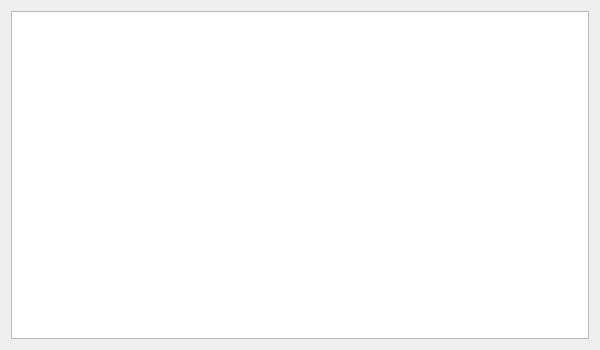
<?xml version="1.0" encoding="UTF-8"?>
<ui version="4.0">
 <class>Form</class>
 <widget class="QWidget" name="Form">
  <property name="geometry">
   <rect>
    <x>0</x>
    <y>0</y>
    <width>600</width>
    <height>350</height>
   </rect>
  </property>
  <property name="windowTitle">
   <string>Form</string>
  </property>
  <layout class="QVBoxLayout" name="topLayout">
   <item>
    <widget class="QTableView" name="tableView">
     <property name="tabKeyNavigation">
      <bool>false</bool>
     </property>
     <property name="selectionMode">
      <enum>QAbstractItemView::SingleSelection</enum>
     </property>
     <property name="selectionBehavior">
      <enum>QAbstractItemView::SelectRows</enum>
     </property>
     <property name="sortingEnabled">
      <bool>true</bool>
     </property>
    </widget>
   </item>
  </layout>
 </widget>
 <tabstops>
  <tabstop>tableView</tabstop>
 </tabstops>
 <resources/>
 <connections/>
</ui>
